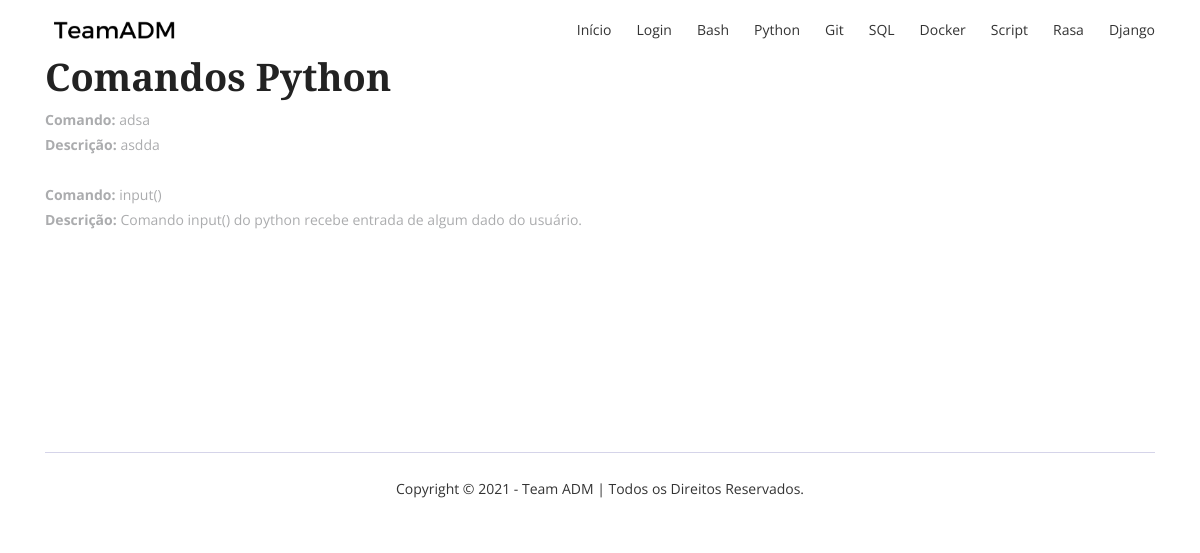
Page /python/ on the earlier database version.
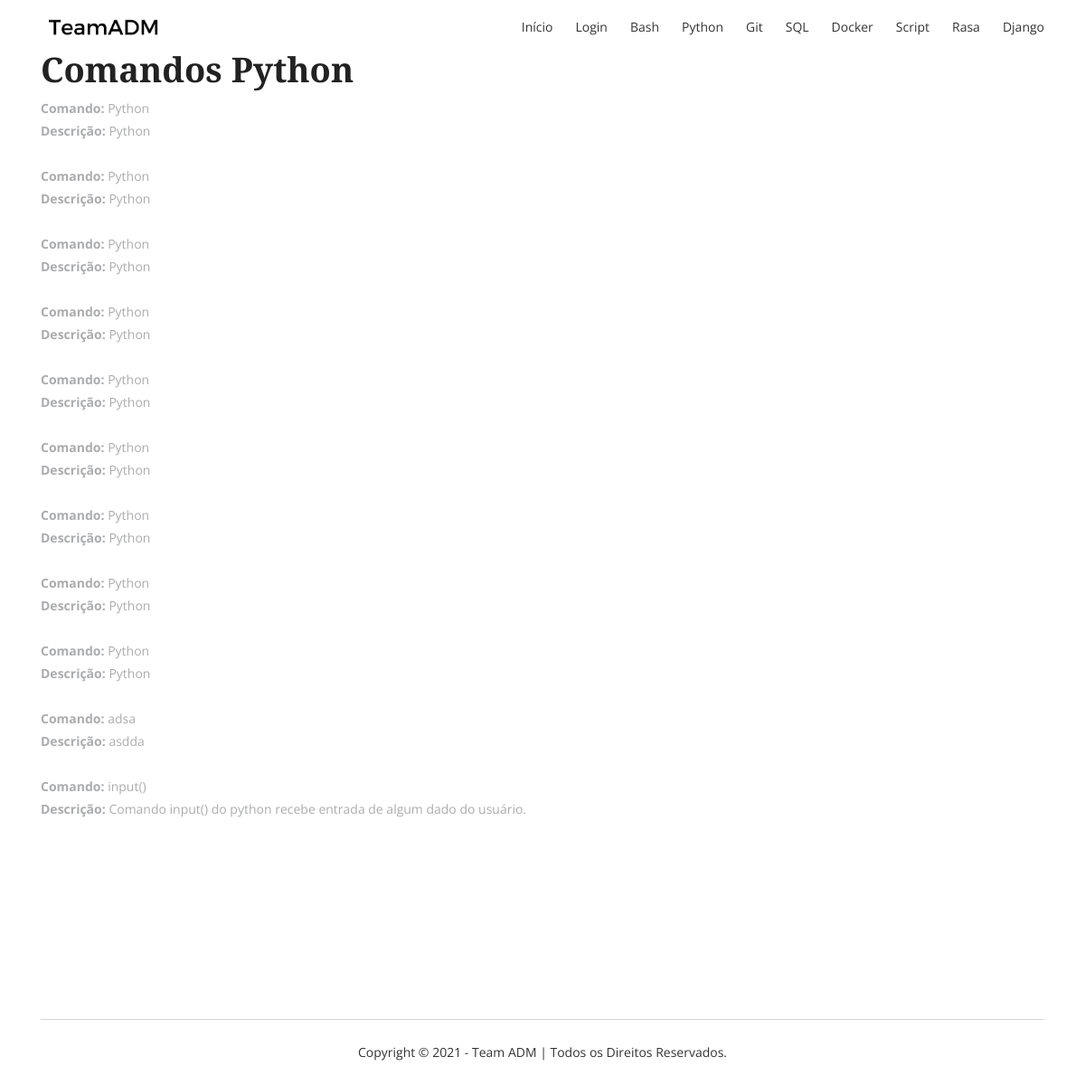
Same page on the later database version.
### core/models.py (models this page shows, shortened)
class ComandoModel(models.Model):
    DESENVOLVEDORES = [
        ('Marcos', 'Marcos Allysson'),
        ('Douglas', 'Douglas Shibata')
    ]
    TECNOLOGIAS = [
        ('PY', 'Python'),
        ('SQL', 'SQL'),
        ('SH', 'Bash'),
        ('GIT', 'Git'),
        ('DJANGO', 'Django'),
        ('RASA', 'Rasa'),
        ('SCRIPT', 'Script'),
        ('DOCKER', 'Docker'),
    ]
    desenvolvedor = models.CharField('Desenvolvedor', max_length=50, choices=DESENVOLVEDORES)
    tecnologia = models.CharField('Tecnologia', max_length=50, choices=TECNOLOGIAS)
    comando = models.CharField('Comando', max_length=255)
    descricao = models.TextField('Descrição')
    criado = models.DateTimeField('Criado', auto_now_add=True)
    class Meta:
        ordering = ['-criado']

### core/views.py (the view)
# urls.py: path('python/', views.PythonView.as_view(), name='python'),
class PythonView(ListView):
    model = ComandoModel
    template_name = 'python.html'
    def get_context_data(self, **kwargs):
        context = super().get_context_data(**kwargs)
        context['python'] = ComandoModel.objects.filter(tecnologia='PY')
        return context

### core/templates/python.html (shortened to what this page needs)
{% extends 'base.html' %}
{% load bootstrap4 %}
{% block content %}
    <div class="container">
        {% if python %}
            <h1 style="color: white;"> Python Comandos </h1>
            <h2> Comandos Python </h2>
            {% for p in python %}
                <p> <b>Comando:</b> {{ p.comando }} </p>
                <p> <b>Descrição:</b> {{ p.descricao }} </p>
                <br>
            {% endfor %}
        {% else %}
            <h2> Ainda não há comandos registrados. </h2>
        {% endif %}
    </div>
      {% include 'footer.html' %}
{% endblock %}

### core/templates/base.html (shortened to what this page needs)
{% load static %}
<!DOCTYPE html>
<html lang="pt-br">
  <head>
    <link rel="stylesheet" href="{% static 'css/bootstrap.min.css' %}" >
    <link rel="stylesheet" href="{% static 'fonts/line-icons.css' %} ">
    <link rel="stylesheet" href="{% static 'css/owl.carousel.min.css' %} ">
    <link rel="stylesheet" href="{% static 'css/owl.theme.css' %} ">
    <link rel="stylesheet" href="{% static 'css/animate.css' %} ">
    <link rel="stylesheet" href="{% static 'css/main.css' %} ">
    <link rel="stylesheet" href="{% static 'css/responsive.css' %} ">
  </head>
  <body>
    <header id="header-wrap">
      <nav class="navbar navbar-expand-md bg-inverse fixed-top scrolling-navbar">
        <div class="container">
          <a href="{% url 'index' %}" class="navbar-brand"><img src="{% static 'img/teamadm.png' %} " alt=""></a>
          <div class="collapse navbar-collapse" id="navbarCollapse">
            <ul class="navbar-nav mr-auto w-100 justify-content-end clearfix">
              <li class="nav-item">
                <a class="nav-link" href="{% url 'index' %}">
                  Início
                </a>
              </li>
              <li class="nav-item">
                <a class="nav-link" href="{% url 'login' %}">
                  Login
                </a>
              </li>
              <li class="nav-item">
                <a class="nav-link" href="{% url 'bash' %}">
                  Bash
                </a>
              </li>
              <li class="nav-item">
                <a class="nav-link" href="{% url 'python' %}">
                  Python
                </a>
              </li>
              <li class="nav-item">
                <a class="nav-link" href="{% url 'git' %}">
                  Git
                </a>
              </li>
              <li class="nav-item">
                <a class="nav-link" href="{% url 'sql' %}">
                  SQL
                </a>
              </li>
              <li class="nav-item">
                <a class="nav-link" href="{% url 'docker' %}">
                  Docker
                </a>
              </li>
              <li class="nav-item">
                <a class="nav-link" href="{% url 'script' %}">
                  Script
                </a>
              </li>
              <li class="nav-item">
                <a class="nav-link" href="{% url 'rasa' %}">
                  Rasa
                </a>
              </li>
              <li class="nav-item">
                <a class="nav-link" href="{% url 'django' %}">
                  Django
                </a>
              </li>
            </ul>
          </div>
        </div>
      </nav>
      {% block content %}
      {% endblock %}
  </body>
</html>

### core/templates/footer.html (shortened to what this page needs)
{% load static %}
    <footer id="footer" class="footer-area section-padding">
      <div id="copyright">
        <div class="container">
          <div class="row">
            <div class="col-md-12">
              <div class="copyright-content">
                <p>Copyright © 2021 - Team ADM | Todos os Direitos Reservados.</p>
              </div>
            </div>
          </div>
        </div>
      </div>
    </footer>

### core/static/css/main.css (style rules this page uses)
html { overflow-x: hidden; }
body { background: #fff; font-size: 14px; font-weight: 400; font-family: 'Open Sans', sans-serif; -webkit-box-sizing: border-box; -moz-box-sizing: border-box; box-sizing: border-box; -webkit-font-smoothing: subpixel-antialiased; color: #abacae; line-height: 25px; -webkit-backface-visibility: hidden; backface-visibility: hidden; overflow-x: hidden; }
h1, h2, h3, h4 { font-size: 38px; color: #222222; font-weight: 700; font-family: 'Arvo', serif; }
a { -webkit-transition: all 0.2s linear; -moz-transition: all 0.2s linear; -o-transition: all 0.2s linear; transition: all 0.2s linear; }
p { font-weight: 400; font-family: 'Open Sans', sans-serif; margin: 0px; font-size: 14px; }
ul, ol { list-style: outside none none; margin: 0; padding: 0; }
ul li, ol li { list-style: none; }
.section-padding { padding: 60px 0; }
.navbar-brand { position: relative; padding: 0px; }
.navbar-brand img { width: 70%; }
.navbar-expand-md .navbar-nav .nav-item { padding-left: 25px; }
.navbar-expand-md .navbar-nav .nav-link { color: #333; font-weight: 400; padding: 7px 0; cursor: pointer; position: relative; background: transparent; -webkit-transition: all 0.3s ease-in-out; -moz-transition: all 0.3s ease-in-out; transition: all 0.3s ease-in-out; }
.navbar-expand-md .navbar-nav .nav-link:before { background-color: #F63854; content: ''; display: block; height: 2px; position: absolute; margin: 0 auto; width: 0; top: 35px; left: 0; right: 0; bottom: 0; transition: width 1s; -ms-transition: width 1s; -webkit-transition: width 1s; }
.navbar { padding: 10px 0; }
.footer-area { position: relative; padding: 150px 0px 0px; background: #fff; }
#copyright .copyright-content { border-top: 1px solid #d5d4e9; padding: 15px 0; margin: 45px 0 0px; }
#copyright p { line-height: 42px; color: #333; text-align: center; margin: 0; }

Differences in the rows shown:
added ComandoModel: comando "Python", descricao "Python"
added ComandoModel: comando "Python", descricao "Python"
added ComandoModel: comando "Python", descricao "Python"
added ComandoModel: comando "Python", descricao "Python"
added ComandoModel: comando "Python", descricao "Python"
added ComandoModel: comando "Python", descricao "Python"
added ComandoModel: comando "Python", descricao "Python"
added ComandoModel: comando "Python", descricao "Python"
added ComandoModel: comando "Python", descricao "Python"
